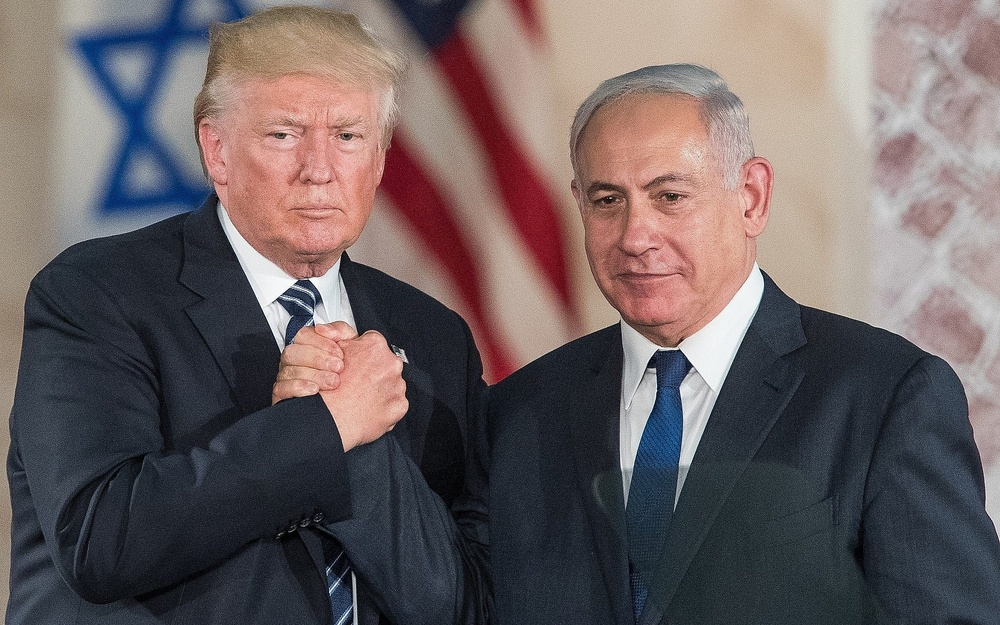
#> input picture code/media/trump-and-benjamin.jpg, 1000 x 625 px, shrunk from 2048 x 1280 before the run
$ python '4.1 image_face_detection_haar.py'
#> lines starting #> are read from the running program, lines starting #| are printed output that depends on the picture; after the words box and inside, x2 and y2 are one past the last pixel; in counts of white or black regions, pixels touching at a corner belong together
# -*- coding: utf-8 -*-
"""
Created on Sat Apr  2 15:05:52 2022

@author: oteaa
"""

# importing the required library
import cv2

# loading the image to detect
image_to_detect = cv2.imread('media/trump-and-benjamin.jpg')
#> image_to_detect is the input picture: shape (625, 1000, 3); mean B, G, R 97.7, 96.4, 107.3
cv2.imshow("Initial image",image_to_detect)

#  load the pretrained haar classifier model
face_detection_classifier = cv2.CascadeClassifier('models/haarcascade_frontalface_default.xml')

# detect all face locations using the haar classifier
all_face_locations = face_detection_classifier.detectMultiScale(image_to_detect)
#> all_face_locations = [[302, 306, 58, 58], [350, 21, 65, 65], [237, 70, 162, 162], [550, 127, 183, 183]]

# print the number of faces detected
print('There are {} number of faces in this image'.format(len(all_face_locations)))
#| There are 4 number of faces in this image

# looping through the face locations
for index,current_face_location in enumerate(all_face_locations):
    # splitting the tuple to get the four position values
    x,y,width,height = current_face_location
    # start coordinates
    left_x, left_y = x,y
    # end coordinates
    right_x, right_y = x+width, y+height
    # printing the location of current face
    print('Found face {} at left_x:{},left_y:{},right_x:{},right_y:{}'.format(index+1,left_x,left_y,right_x,right_y))
    # slicing the current face from main image
    current_face_image = image_to_detect[left_y:right_y,left_x:right_x]
    # showing the current face with dynamic title
    cv2.imshow("Face Number "+str(index+1),current_face_image)
    # draw bounding box around the faces
    cv2.rectangle(image_to_detect, (left_x,left_y),(right_x,right_y),(0,255,0),2)
#> this loop made 4 passes
#> (x, y, width, height, left_x, left_y, right_x, right_y) on passes 1 to 4: (302, 306, 58, 58, 302, 306, 360, 364), (350, 21, 65, 65, 350, 21, 415, 86), (237, 70, 162, 162, 237, 70, 399, 232), (550, 127, 183, 183, 550, 127, 733, 310)
#| Found face 1 at left_x:302,left_y:306,right_x:360,right_y:364
#| Found face 2 at left_x:350,left_y:21,right_x:415,right_y:86
#| Found face 3 at left_x:237,left_y:70,right_x:399,right_y:232
#| Found face 4 at left_x:550,left_y:127,right_x:733,right_y:310
#> pass 1, `current_face_image = image_to_detect[left_y:right_y,left_x:right_x]`:
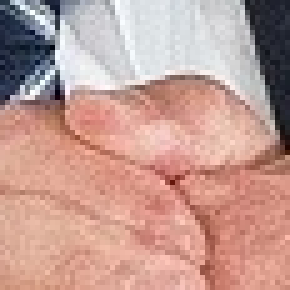
#> current_face_image: shape (58, 58, 3) (shown 5 times larger); mean B, G, R 148.5, 156.9, 195.5
#> pass 2, `current_face_image = image_to_detect[left_y:right_y,left_x:right_x]`:
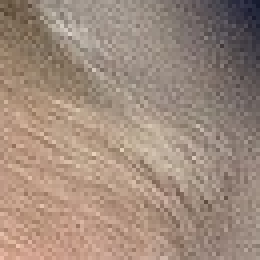
#> current_face_image: shape (65, 65, 3) (shown 4 times larger); mean B, G, R 124.6, 138.8, 159.4
#> pass 3, `current_face_image = image_to_detect[left_y:right_y,left_x:right_x]`:
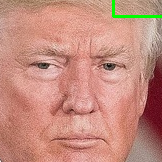
#> current_face_image: shape (162, 162, 3); mean B, G, R 126.3, 140.9, 197.5
#> after the loop:
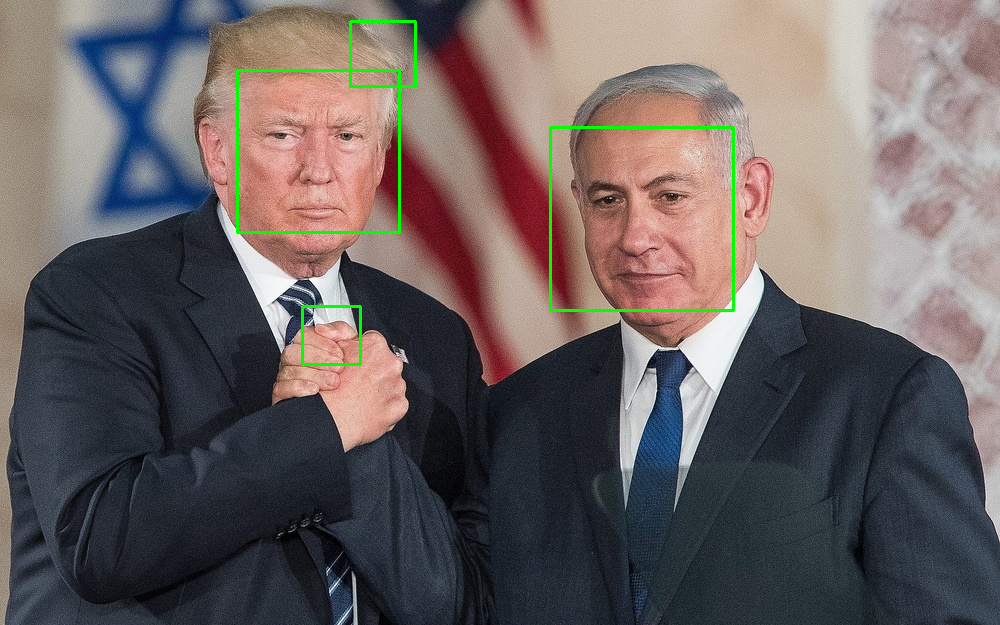
#> image_to_detect: shape (625, 1000, 3); 0.89% of pixels changed, all inside (x1, y1, x2, y2) = (236, 20, 735, 366)

# show the image
cv2.imshow("Haar Cascade image",image_to_detect)
# keep the window waiting until we press a key
cv2.waitKey(0)
# close all windows
cv2.destroyAllWindows

$ run again, with code/media/Andrei.jpg copied over code/media/trump-and-benjamin.jpg
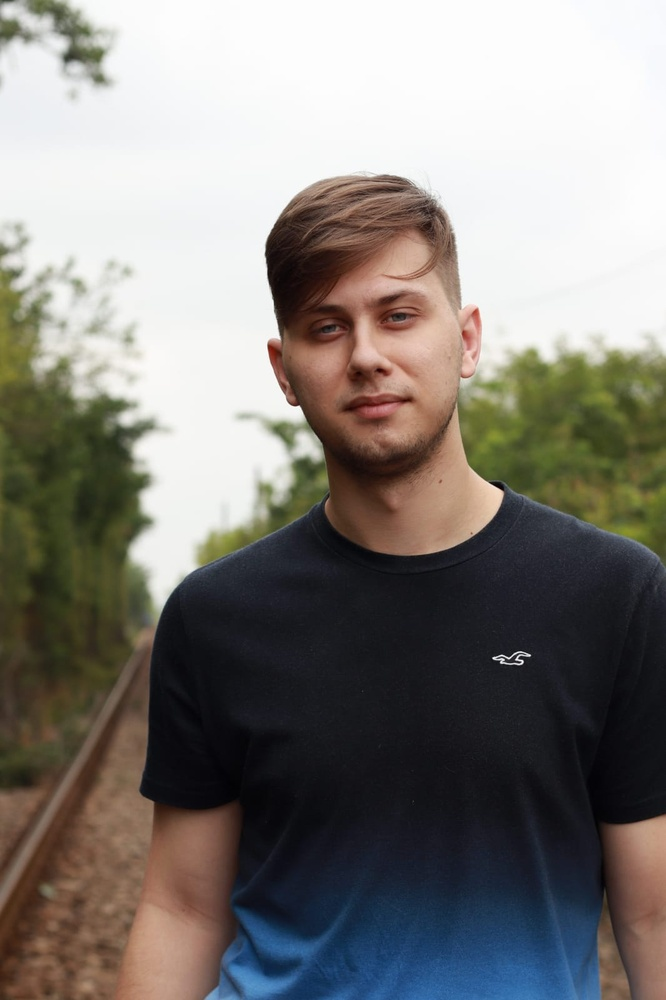
#> input picture code/media/Andrei.jpg, 666 x 1000 px, shrunk from 1066 x 1600 before the run
#> image_to_detect is the input picture: shape (1000, 666, 3); mean B, G, R 120.8, 125.6, 129.3
#> all_face_locations = [[73, 809, 58, 58], [36, 297, 82, 82], [259, 239, 213, 213]]
#| There are 3 number of faces in this image
#> the loop `for index,current_face_location in enumerate(all_face_locations):` made 3 passes
#> (x, y, width, height, left_x, left_y, right_x, right_y) on passes 1 to 3: (73, 809, 58, 58, 73, 809, 131, 867), (36, 297, 82, 82, 36, 297, 118, 379), (259, 239, 213, 213, 259, 239, 472, 452)
#> (printed output is left out)
#> pass 2, `current_face_image = image_to_detect[left_y:right_y,left_x:right_x]`:
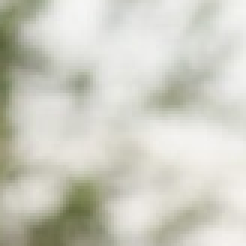
#> current_face_image: shape (82, 82, 3) (shown 3 times larger); mean B, G, R 193.5, 204.8, 204.8
#> after the loop `for index,current_face_location in enumerate(all_face_locations):`:
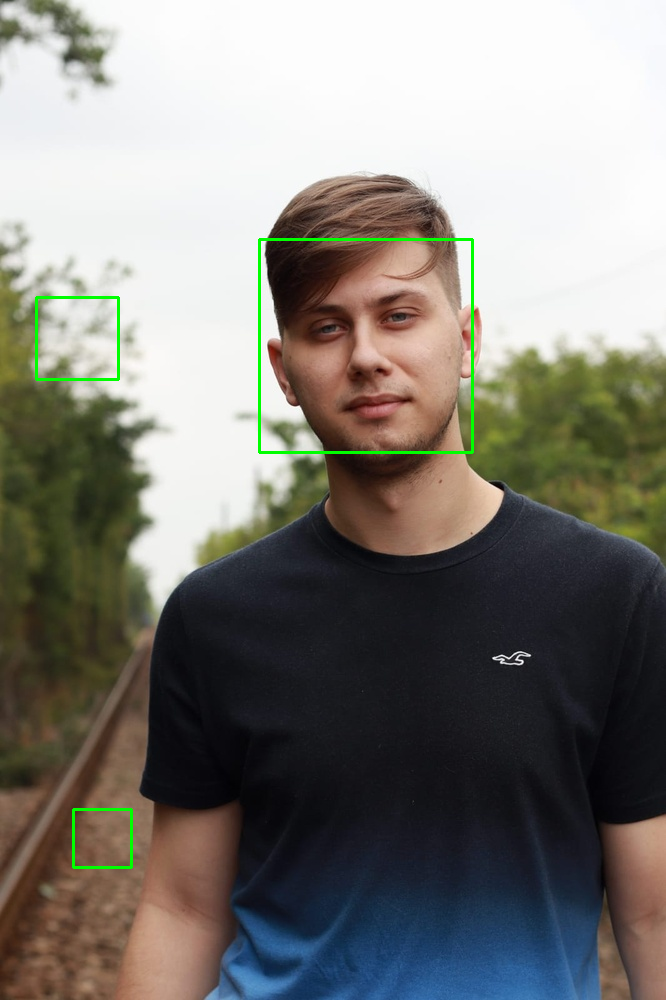
#> image_to_detect: shape (1000, 666, 3); 0.63% of pixels changed, all inside (x1, y1, x2, y2) = (35, 238, 474, 869)

$ run again, with code/media/Benjamin.jpg copied over code/media/trump-and-benjamin.jpg
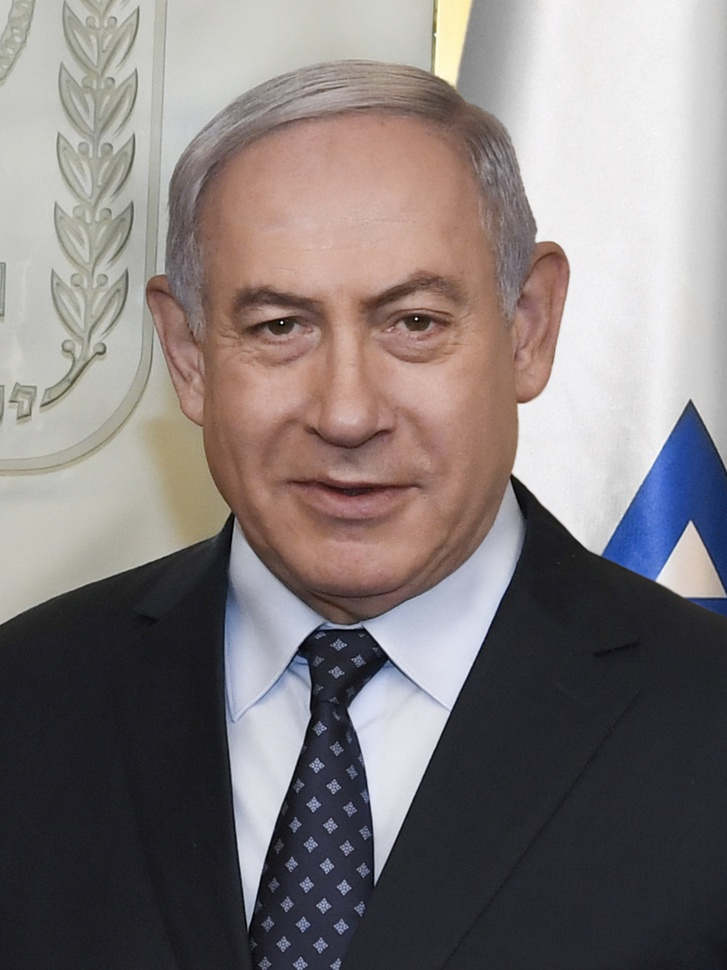
#> input picture code/media/Benjamin.jpg, 727 x 970 px, shrunk from 979 x 1306 before the run
#> image_to_detect is the input picture: shape (970, 727, 3); mean B, G, R 122.2, 122.4, 130.1
#> all_face_locations = [[48, 227, 79, 79], [145, 172, 400, 400]]
#| There are 2 number of faces in this image
#> the loop `for index,current_face_location in enumerate(all_face_locations):` made 2 passes
#> (x, y, width, height, left_x, left_y, right_x, right_y) on passes 1 to 2: (48, 227, 79, 79, 48, 227, 127, 306), (145, 172, 400, 400, 145, 172, 545, 572)
#> (printed output is left out)
#> pass 1, `current_face_image = image_to_detect[left_y:right_y,left_x:right_x]`:
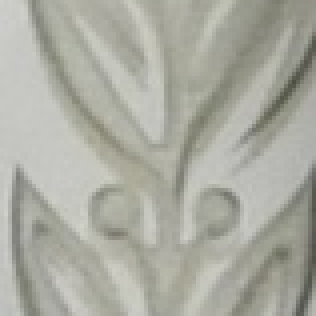
#> current_face_image: shape (79, 79, 3) (shown 4 times larger); mean B, G, R 161.2, 171.3, 170.5
#> after the loop `for index,current_face_location in enumerate(all_face_locations):`:
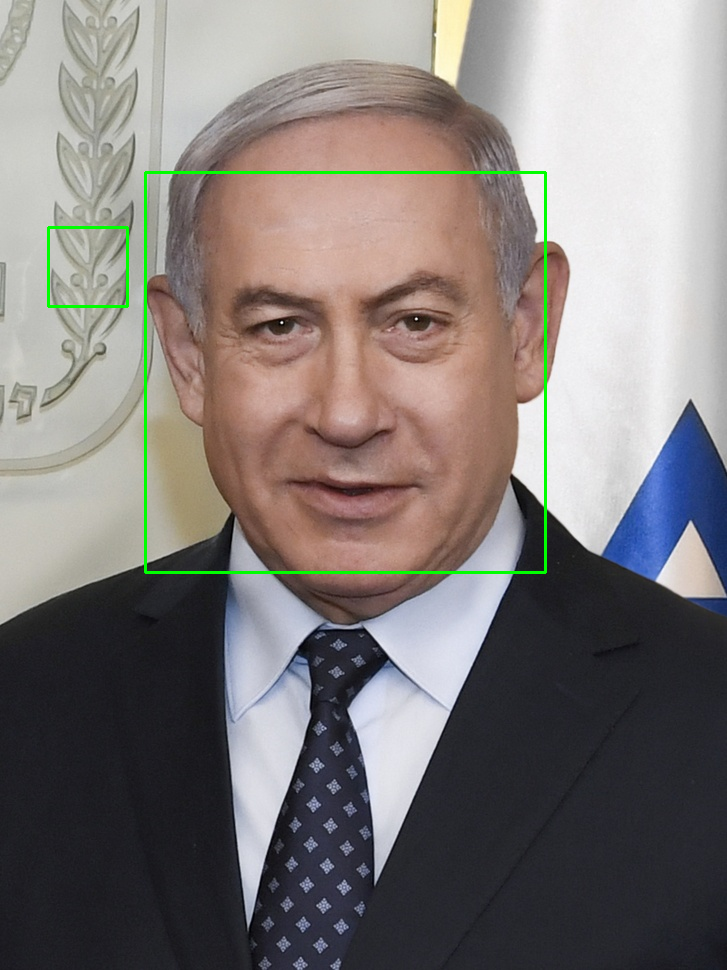
#> image_to_detect: shape (970, 727, 3); 0.81% of pixels changed, all inside (x1, y1, x2, y2) = (47, 171, 547, 574)

$ run again, with code/media/Benjamin2.jpg copied over code/media/trump-and-benjamin.jpg
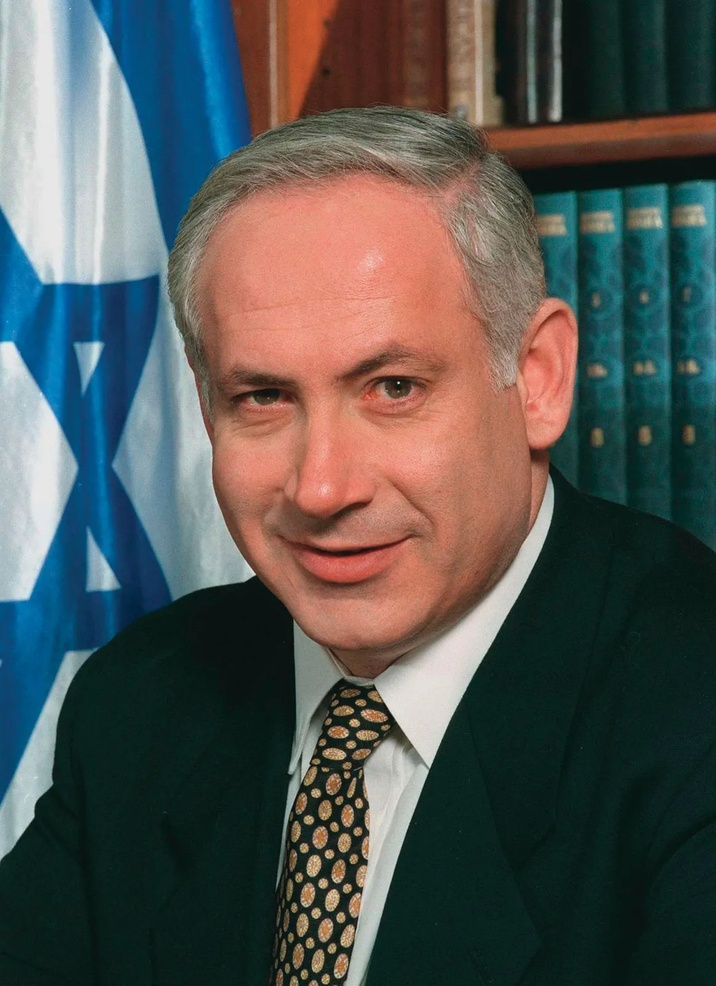
#> input picture code/media/Benjamin2.jpg, 716 x 986 px, shrunk from 1162 x 1600 before the run
#> image_to_detect is the input picture: shape (986, 716, 3); mean B, G, R 82.6, 85.4, 82.5
#> all_face_locations = [[616, 269, 55, 55], [574, 268, 57, 57], [663, 306, 52, 52], [122, 233, 419, 419]]
#| There are 4 number of faces in this image
#> the loop `for index,current_face_location in enumerate(all_face_locations):` made 4 passes
#> (x, y, width, height, left_x, left_y, right_x, right_y) on passes 1 to 4: (616, 269, 55, 55, 616, 269, 671, 324), (574, 268, 57, 57, 574, 268, 631, 325), (663, 306, 52, 52, 663, 306, 715, 358), (122, 233, 419, 419, 122, 233, 541, 652)
#> (printed output is left out)
#> pass 1, `current_face_image = image_to_detect[left_y:right_y,left_x:right_x]`:
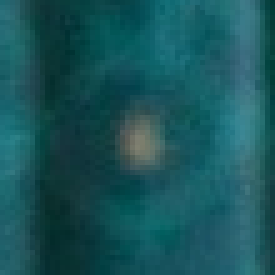
#> current_face_image: shape (55, 55, 3) (shown 5 times larger); mean B, G, R 89.6, 84.4, 24.7
#> after the loop `for index,current_face_location in enumerate(all_face_locations):`:
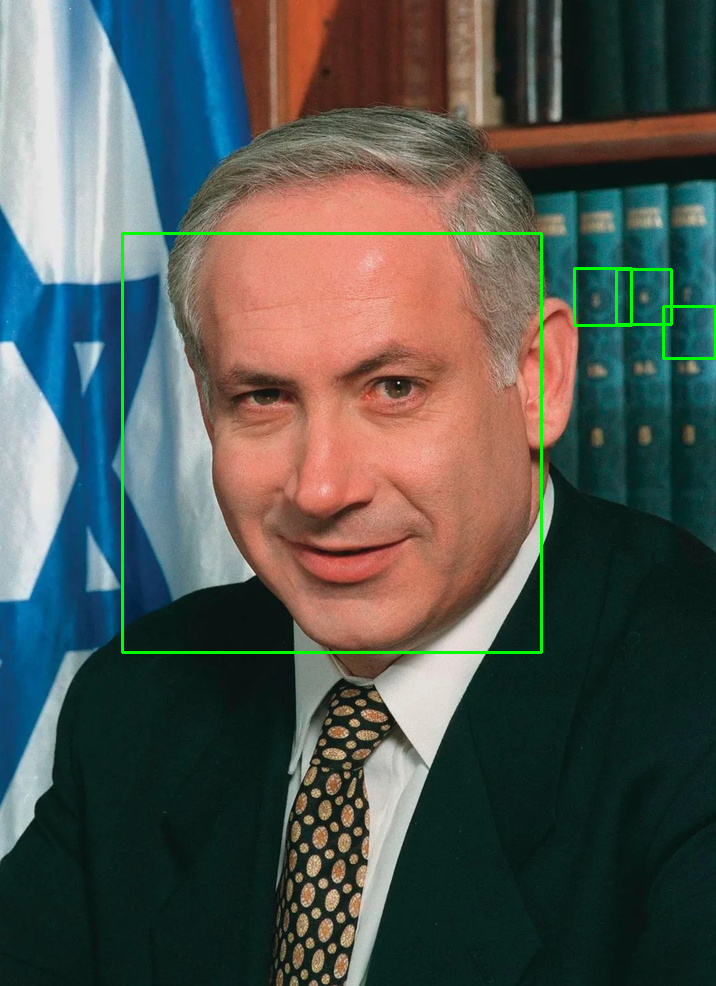
#> image_to_detect: shape (986, 716, 3); 0.97% of pixels changed, all inside (x1, y1, x2, y2) = (121, 232, 716, 654)
